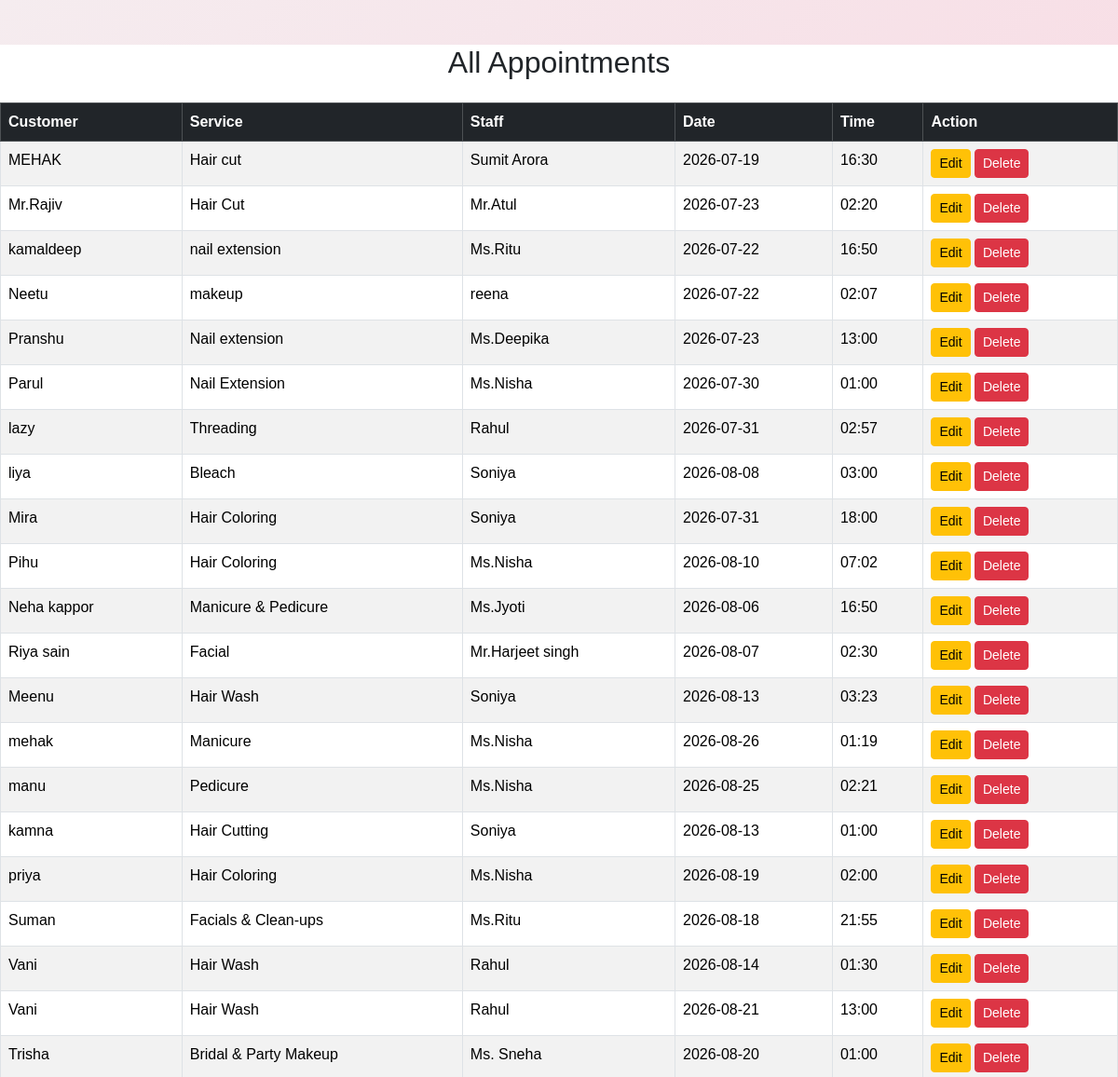
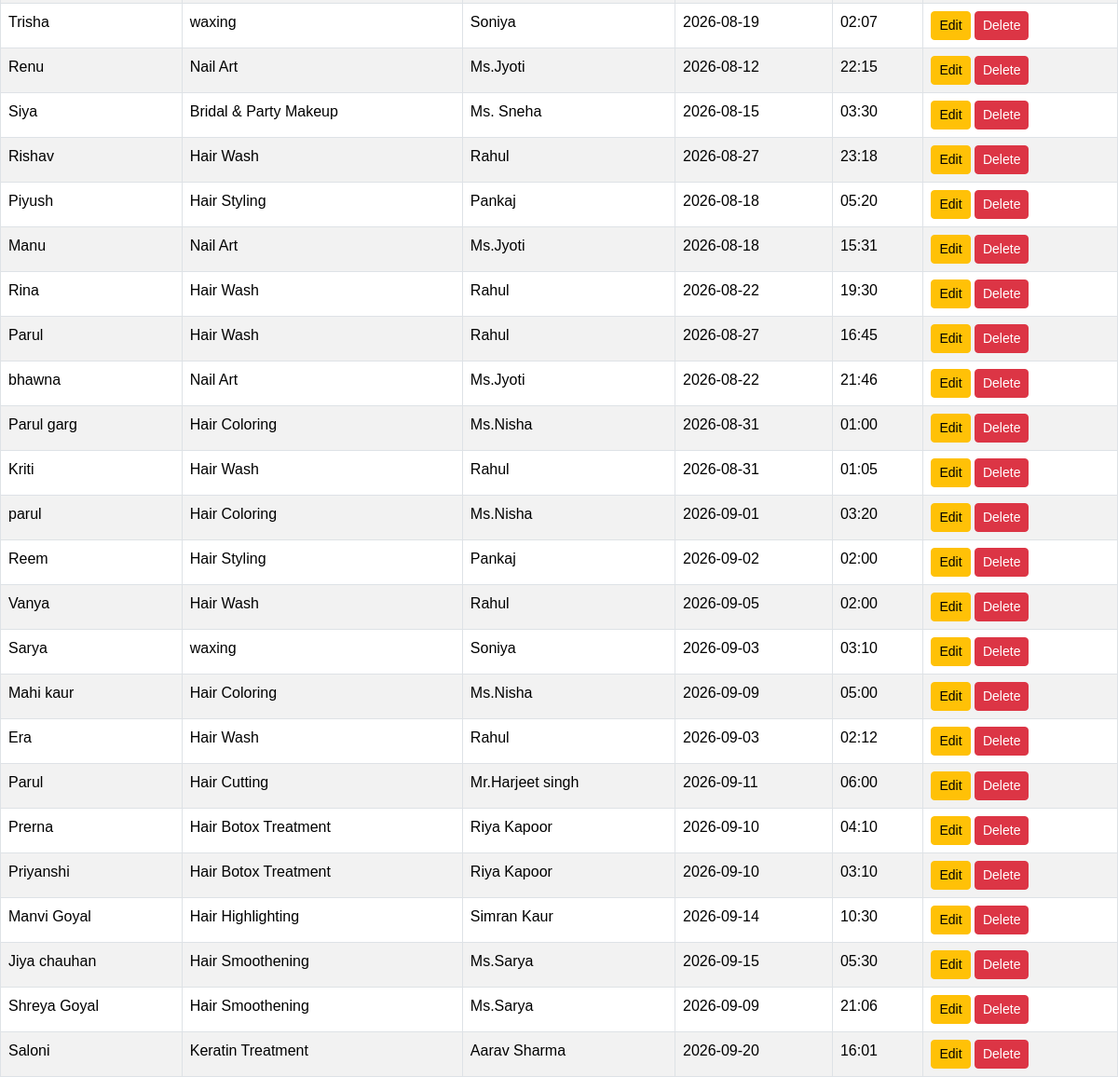
/view_appointment, run on the app's committed database (2 pictures, top to bottom).
### models.py (models this page shows)
class Appointment(db.Model):
    id = db.Column(db.Integer, primary_key=True)
    customer_name = db.Column(db.String(100), nullable=False)
    customer_gender = db.Column(db.String(10), nullable=True)
    customer_address = db.Column(db.String(200), nullable=True)
    service_name = db.Column(db.String(100), nullable=False)
    staff_name = db.Column(db.String(100), nullable=False)
    appointment_date = db.Column(db.String(20), nullable=False)
    appointment_time = db.Column(db.String(20), nullable=False)
    status = db.Column(db.String(20), default="Booked")

### app.py (the view)
@app.route('/view_appointment')
def view_appointment():
    appointment = Appointment.query.all()
    return render_template("view_appointment.html", appointment=appointment)

### templates/view_appointment.html
{% extends "base.html" %}
{% block content %}
<div class="container mt-5">
    <h2 class="text-center mb-4">All Appointments</h2>
    <table class="table table-bordered table-striped">
        <thead class="table-dark">
            <tr>
                <th>Customer</th>
                <th>Service</th>
                <th>Staff</th>
                <th>Date</th>
                <th>Time</th>
                <th>Action</th>
            </tr>
        </thead>
        <tbody>
        {% for appointment in appointment %}
        <tr>
            <td>{{ appointment.customer_name }}</td>
            <td>{{ appointment.service_name }}</td>
            <td>{{ appointment.staff_name }}</td>
            <td>{{ appointment.appointment_date }}</td>
            <td>{{ appointment.appointment_time }}</td>
            <td>
                <a href="/edit_appointment/{{ appointment.id }}"
                   class="btn btn-warning btn-sm">
                    Edit
                </a>
                <a href="/delete_appointment/{{ appointment.id }}"
                   class="btn btn-danger btn-sm">
                    Delete
                </a>
            </td>
        </tr>
        {% endfor %}
        </tbody>
    </table>
</div>
{% endblock %}

### templates/base.html (shortened to what this page needs)
<!DOCTYPE html>
<html>
<head>
    <link rel="stylesheet" href="{{ url_for('static', filename='css/style.css') }}">
       <link href="https://cdn.jsdelivr.net/npm/bootstrap@5.3.7/dist/css/bootstrap.min.css" rel="stylesheet">
</head>
<body>
<div >
{% block content %}
{% endblock %}
</div>
</body>
</html>

### static/css/style.css (style rules this page uses)
* { margin:0; padding:0; box-sizing:border-box; font-family:'Poppins',sans-serif; }
body { background:linear-gradient(135deg,#aa768b,#d9b5ef,#aecef4); min-height:100vh; }
body { font-family:'Poppins',sans-serif; background:#424142; }
body { background:linear-gradient(135deg,#fb9fc4,#fff5f8); font-family:'Poppins',sans-serif; }
html, body { background:linear-gradient(135deg,#f5ecef,#f9d7e1); font-family:'Poppins',sans-serif; margin:0; padding:0; width:100%; height:100%; }
main.container, .container { max-width: 100% !important; width:100% !important; padding-left: 0 !important; padding-right: 0 !important; }
html,body { margin:0; padding:0; width:100%; height:100%; }
body { background:#f58ebf; }

### data on the page
Appointment: customer_name "MEHAK", service_name "Hair cut", staff_name "Sumit Arora", appointment_date "2026-07-19", appointment_time "16:30"
Appointment: customer_name "Mr.Rajiv", service_name "Hair Cut", staff_name "Mr.Atul", appointment_date "2026-07-23", appointment_time "02:20"
Appointment: customer_name "kamaldeep", service_name "nail extension", staff_name "Ms.Ritu", appointment_date "2026-07-22", appointment_time "16:50"
Appointment: customer_name "Neetu", service_name "makeup", staff_name "reena", appointment_date "2026-07-22", appointment_time "02:07"
Appointment: customer_name "Pranshu", service_name "Nail extension", staff_name "Ms.Deepika", appointment_date "2026-07-23", appointment_time "13:00"
Appointment: customer_name "Parul", service_name "Nail Extension", staff_name "Ms.Nisha", appointment_date "2026-07-30", appointment_time "01:00"
Appointment: customer_name "lazy", service_name "Threading", staff_name "Rahul", appointment_date "2026-07-31", appointment_time "02:57"
Appointment: customer_name "liya", service_name "Bleach", staff_name "Soniya", appointment_date "2026-08-08", appointment_time "03:00"
Appointment: customer_name "Mira", service_name "Hair Coloring", staff_name "Soniya", appointment_date "2026-07-31", appointment_time "18:00"
Appointment: customer_name "Pihu", service_name "Hair Coloring", staff_name "Ms.Nisha", appointment_date "2026-08-10", appointment_time "07:02"
Appointment: customer_name "Neha kappor", service_name "Manicure & Pedicure", staff_name "Ms.Jyoti", appointment_date "2026-08-06", appointment_time "16:50"
Appointment: customer_name "Riya sain", service_name "Facial", staff_name "Mr.Harjeet singh", appointment_date "2026-08-07", appointment_time "02:30"
Appointment: customer_name "Meenu", service_name "Hair Wash", staff_name "Soniya", appointment_date "2026-08-13", appointment_time "03:23"
Appointment: customer_name "mehak", service_name "Manicure", staff_name "Ms.Nisha", appointment_date "2026-08-26", appointment_time "01:19"
Appointment: customer_name "manu", service_name "Pedicure", staff_name "Ms.Nisha", appointment_date "2026-08-25", appointment_time "02:21"
Appointment: customer_name "kamna", service_name "Hair Cutting", staff_name "Soniya", appointment_date "2026-08-13", appointment_time "01:00"
Appointment: customer_name "priya", service_name "Hair Coloring", staff_name "Ms.Nisha", appointment_date "2026-08-19", appointment_time "02:00"
Appointment: customer_name "Suman", service_name "Facials & Clean-ups", staff_name "Ms.Ritu", appointment_date "2026-08-18", appointment_time "21:55"
Appointment: customer_name "Vani", service_name "Hair Wash", staff_name "Rahul", appointment_date "2026-08-14", appointment_time "01:30"
Appointment: customer_name "Vani", service_name "Hair Wash", staff_name "Rahul", appointment_date "2026-08-21", appointment_time "13:00"
Appointment: customer_name "Trisha", service_name "Bridal & Party Makeup", staff_name "Ms. Sneha", appointment_date "2026-08-20", appointment_time "01:00"
Appointment: customer_name "Trisha", service_name "waxing", staff_name "Soniya", appointment_date "2026-08-19", appointment_time "02:07"
Appointment: customer_name "Renu", service_name "Nail Art", staff_name "Ms.Jyoti", appointment_date "2026-08-12", appointment_time "22:15"
Appointment: customer_name "Siya", service_name "Bridal & Party Makeup", staff_name "Ms. Sneha", appointment_date "2026-08-15", appointment_time "03:30"
Appointment: customer_name "Rishav", service_name "Hair Wash", staff_name "Rahul", appointment_date "2026-08-27", appointment_time "23:18"
Appointment: customer_name "Piyush", service_name "Hair Styling", staff_name "Pankaj", appointment_date "2026-08-18", appointment_time "05:20"
Appointment: customer_name "Manu", service_name "Nail Art", staff_name "Ms.Jyoti", appointment_date "2026-08-18", appointment_time "15:31"
Appointment: customer_name "Rina", service_name "Hair Wash", staff_name "Rahul", appointment_date "2026-08-22", appointment_time "19:30"
Appointment: customer_name "Parul", service_name "Hair Wash", staff_name "Rahul", appointment_date "2026-08-27", appointment_time "16:45"
Appointment: customer_name "bhawna", service_name "Nail Art", staff_name "Ms.Jyoti", appointment_date "2026-08-22", appointment_time "21:46"
Appointment: customer_name "Parul garg", service_name "Hair Coloring", staff_name "Ms.Nisha", appointment_date "2026-08-31", appointment_time "01:00"
Appointment: customer_name "Kriti", service_name "Hair Wash", staff_name "Rahul", appointment_date "2026-08-31", appointment_time "01:05"
Appointment: customer_name "parul", service_name "Hair Coloring", staff_name "Ms.Nisha", appointment_date "2026-09-01", appointment_time "03:20"
Appointment: customer_name "Reem", service_name "Hair Styling", staff_name "Pankaj", appointment_date "2026-09-02", appointment_time "02:00"
Appointment: customer_name "Vanya", service_name "Hair Wash", staff_name "Rahul", appointment_date "2026-09-05", appointment_time "02:00"
Appointment: customer_name "Sarya", service_name "waxing", staff_name "Soniya", appointment_date "2026-09-03", appointment_time "03:10"
Appointment: customer_name "Mahi kaur", service_name "Hair Coloring", staff_name "Ms.Nisha", appointment_date "2026-09-09", appointment_time "05:00"
Appointment: customer_name "Era", service_name "Hair Wash", staff_name "Rahul", appointment_date "2026-09-03", appointment_time "02:12"
Appointment: customer_name "Parul", service_name "Hair Cutting", staff_name "Mr.Harjeet singh", appointment_date "2026-09-11", appointment_time "06:00"
Appointment: customer_name "Prerna", service_name "Hair Botox Treatment", staff_name "Riya Kapoor", appointment_date "2026-09-10", appointment_time "04:10"
Appointment: customer_name "Priyanshi", service_name "Hair Botox Treatment", staff_name "Riya Kapoor", appointment_date "2026-09-10", appointment_time "03:10"
Appointment: customer_name "Manvi Goyal", service_name "Hair Highlighting", staff_name "Simran Kaur", appointment_date "2026-09-14", appointment_time "10:30"
Appointment: customer_name "Jiya chauhan", service_name "Hair Smoothening", staff_name "Ms.Sarya", appointment_date "2026-09-15", appointment_time "05:30"
Appointment: customer_name "Shreya Goyal", service_name "Hair Smoothening", staff_name "Ms.Sarya", appointment_date "2026-09-09", appointment_time "21:06"
Appointment: customer_name "Saloni", service_name "Keratin Treatment", staff_name "Aarav Sharma", appointment_date "2026-09-20", appointment_time "16:01"
